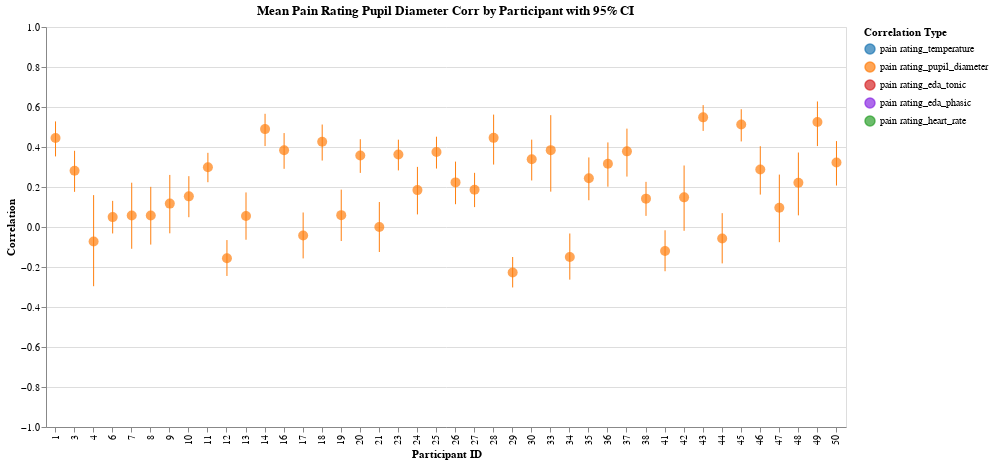

The cell this chart's notebook holds for it:
### Markdown cell above
## Rating / Pupil

### Code cell
col1, col2 = "pain_rating", "pupil_diameter"

corr_by_trial = calculate_correlations_by_trial(df, col1, col2)
corr_by_participant = aggregate_correlations_fisher_z(
    corr_by_trial, col1, col2, "participant_id", include_ci=True
)
plot_correlations_by_trial(corr_by_trial, col1, col2)
pupil = plot_correlations_by_participant(
    corr_by_participant, col1, col2, with_config=False, color_map=COLORS
)
pupil

### Figure 1 — Vega-Lite specification as saved in the notebook (floating-point values rounded to 4 significant figures)
{"config": {"view": {"continuousWidth": 300, "continuousHeight": 300}}, "layer": [{"mark": {"type": "rule"}, "encoding": {"color": {"field": "correlation_type", "legend": {"labelExpr": "replace(replace(datum.label, '_corr', ''), '_', ' ')", "title": "Correlation Type"}, "scale": {"domain": ["pain_rating_temperature_corr", "pain_rating_pupil_diameter_corr", "pain_rating_eda_tonic_corr", "pain_rating_eda_phasic_corr", "pain_rating_heart_rate_corr"], "range": ["#1f77b4", "#ff7f0e", "#d62728", "#8a2be2", "#2ca02c"]}, "type": "nominal"}, "x": {"axis": {"title": "Participant ID"}, "field": "participant_id", "type": "ordinal"}, "y": {"axis": {"title": "Correlation"}, "field": "participant_id_pain_rating_pupil_diameter_corr_ci_lower", "scale": {"domain": [-1, 1]}, "type": "quantitative"}, "y2": {"field": "participant_id_pain_rating_pupil_diameter_corr_ci_upper"}}, "title": "Mean Pain Rating Pupil Diameter Corr by Participant with 95% CI"}, {"mark": {"type": "circle", "size": 100}, "encoding": {"color": {"field": "correlation_type", "legend": {"labelExpr": "replace(replace(datum.label, '_corr', ''), '_', ' ')", "title": "Correlation Type"}, "scale": {"domain": ["pain_rating_temperature_corr", "pain_rating_pupil_diameter_corr", "pain_rating_eda_tonic_corr", "pain_rating_eda_phasic_corr", "pain_rating_heart_rate_corr"], "range": ["#1f77b4", "#ff7f0e", "#d62728", "#8a2be2", "#2ca02c"]}, "type": "nominal"}, "tooltip": [{"field": "participant_id", "title": "Participant", "type": "nominal"}, {"field": "participant_id_pain_rating_pupil_diameter_corr_mean", "format": ".3f", "title": "Mean Correlation", "type": "quantitative"}, {"field": "participant_id_pain_rating_pupil_diameter_corr_ci_lower", "format": ".3f", "title": "CI Lower", "type": "quantitative"}, {"field": "participant_id_pain_rating_pupil_diameter_corr_ci_upper", "format": ".3f", "title": "CI Upper", "type": "quantitative"}], "x": {"axis": {"title": "Participant ID"}, "field": "participant_id", "type": "ordinal"}, "y": {"field": "participant_id_pain_rating_pupil_diameter_corr_mean", "type": "quantitative"}}, "title": "Mean Pain Rating Pupil Diameter Corr by Participant with 95% CI"}], "data": {"name": "data-a06dedef4562c157a316780b8347d847"}, "height": 400, "width": 800, "$schema": "https://vega.github.io/schema/vega-lite/v5.20.1.json", "datasets": {"data-a06dedef4562c157a316780b8347d847": [{"participant_id": 1, "participant_id_pain_rating_pupil_diameter_corr_mean": 0.4447, "participant_id_pain_rating_pupil_diameter_corr_ci_lower": 0.3529, "participant_id_pain_rating_pupil_diameter_corr_ci_upper": 0.5279, "correlation_type": "pain_rating_pupil_diameter_corr"}, {"participant_id": 3, "participant_id_pain_rating_pupil_diameter_corr_mean": 0.2817, "participant_id_pain_rating_pupil_diameter_corr_ci_lower": 0.1758, "participant_id_pain_rating_pupil_diameter_corr_ci_upper": 0.381, "correlation_type": "pain_rating_pupil_diameter_corr"}, {"participant_id": 4, "participant_id_pain_rating_pupil_diameter_corr_mean": -0.07208, "participant_id_pain_rating_pupil_diameter_corr_ci_lower": -0.2961, "participant_id_pain_rating_pupil_diameter_corr_ci_upper": 0.1594, "correlation_type": "pain_rating_pupil_diameter_corr"}, {"participant_id": 6, "participant_id_pain_rating_pupil_diameter_corr_mean": 0.04951, "participant_id_pain_rating_pupil_diameter_corr_ci_lower": -0.03232, "participant_id_pain_rating_pupil_diameter_corr_ci_upper": 0.1307, "correlation_type": "pain_rating_pupil_diameter_corr"}, {"participant_id": 7, "participant_id_pain_rating_pupil_diameter_corr_mean": 0.05785, "participant_id_pain_rating_pupil_diameter_corr_ci_lower": -0.1089, "participant_id_pain_rating_pupil_diameter_corr_ci_upper": 0.2215, "correlation_type": "pain_rating_pupil_diameter_corr"}, {"participant_id": 8, "participant_id_pain_rating_pupil_diameter_corr_mean": 0.05765, "participant_id_pain_rating_pupil_diameter_corr_ci_lower": -0.08797, "participant_id_pain_rating_pupil_diameter_corr_ci_upper": 0.2008, "correlation_type": "pain_rating_pupil_diameter_corr"}, {"participant_id": 9, "participant_id_pain_rating_pupil_diameter_corr_mean": 0.1169, "participant_id_pain_rating_pupil_diameter_corr_ci_lower": -0.03156, "participant_id_pain_rating_pupil_diameter_corr_ci_upper": 0.2604, "correlation_type": "pain_rating_pupil_diameter_corr"}, {"participant_id": 10, "participant_id_pain_rating_pupil_diameter_corr_mean": 0.1532, "participant_id_pain_rating_pupil_diameter_corr_ci_lower": 0.04904, "participant_id_pain_rating_pupil_diameter_corr_ci_upper": 0.2542, "correlation_type": "pain_rating_pupil_diameter_corr"}, {"participant_id": 11, "participant_id_pain_rating_pupil_diameter_corr_mean": 0.2991, "participant_id_pain_rating_pupil_diameter_corr_ci_lower": 0.224, "participant_id_pain_rating_pupil_diameter_corr_ci_upper": 0.3708, "correlation_type": "pain_rating_pupil_diameter_corr"}, {"participant_id": 12, "participant_id_pain_rating_pupil_diameter_corr_mean": -0.1564, "participant_id_pain_rating_pupil_diameter_corr_ci_lower": -0.2448, "participant_id_pain_rating_pupil_diameter_corr_ci_upper": -0.06538, "correlation_type": "pain_rating_pupil_diameter_corr"}, {"participant_id": 13, "participant_id_pain_rating_pupil_diameter_corr_mean": 0.05535, "participant_id_pain_rating_pupil_diameter_corr_ci_lower": -0.0637, "participant_id_pain_rating_pupil_diameter_corr_ci_upper": 0.1729, "correlation_type": "pain_rating_pupil_diameter_corr"}, {"participant_id": 14, "participant_id_pain_rating_pupil_diameter_corr_mean": 0.4895, "participant_id_pain_rating_pupil_diameter_corr_ci_lower": 0.4046, "participant_id_pain_rating_pupil_diameter_corr_ci_upper": 0.566, "correlation_type": "pain_rating_pupil_diameter_corr"}, {"participant_id": 16, "participant_id_pain_rating_pupil_diameter_corr_mean": 0.3839, "participant_id_pain_rating_pupil_diameter_corr_ci_lower": 0.2909, "participant_id_pain_rating_pupil_diameter_corr_ci_upper": 0.4697, "correlation_type": "pain_rating_pupil_diameter_corr"}, {"participant_id": 17, "participant_id_pain_rating_pupil_diameter_corr_mean": -0.04285, "participant_id_pain_rating_pupil_diameter_corr_ci_lower": -0.1571, "participant_id_pain_rating_pupil_diameter_corr_ci_upper": 0.07251, "correlation_type": "pain_rating_pupil_diameter_corr"}, {"participant_id": 18, "participant_id_pain_rating_pupil_diameter_corr_mean": 0.4265, "participant_id_pain_rating_pupil_diameter_corr_ci_lower": 0.3322, "participant_id_pain_rating_pupil_diameter_corr_ci_upper": 0.5123, "correlation_type": "pain_rating_pupil_diameter_corr"}, {"participant_id": 19, "participant_id_pain_rating_pupil_diameter_corr_mean": 0.05936, "participant_id_pain_rating_pupil_diameter_corr_ci_lower": -0.07009, "participant_id_pain_rating_pupil_diameter_corr_ci_upper": 0.1868, "correlation_type": "pain_rating_pupil_diameter_corr"}, {"participant_id": 20, "participant_id_pain_rating_pupil_diameter_corr_mean": 0.3576, "participant_id_pain_rating_pupil_diameter_corr_ci_lower": 0.2705, "participant_id_pain_rating_pupil_diameter_corr_ci_upper": 0.4389, "correlation_type": "pain_rating_pupil_diameter_corr"}, {"participant_id": 21, "participant_id_pain_rating_pupil_diameter_corr_mean": -5.875e-05, "participant_id_pain_rating_pupil_diameter_corr_ci_lower": -0.125, "participant_id_pain_rating_pupil_diameter_corr_ci_upper": 0.1249, "correlation_type": "pain_rating_pupil_diameter_corr"}, {"participant_id": 23, "participant_id_pain_rating_pupil_diameter_corr_mean": 0.3623, "participant_id_pain_rating_pupil_diameter_corr_ci_lower": 0.283, "participant_id_pain_rating_pupil_diameter_corr_ci_upper": 0.4366, "correlation_type": "pain_rating_pupil_diameter_corr"}, {"participant_id": 24, "participant_id_pain_rating_pupil_diameter_corr_mean": 0.1844, "participant_id_pain_rating_pupil_diameter_corr_ci_lower": 0.06293, "participant_id_pain_rating_pupil_diameter_corr_ci_upper": 0.3005, "correlation_type": "pain_rating_pupil_diameter_corr"}, {"participant_id": 25, "participant_id_pain_rating_pupil_diameter_corr_mean": 0.3746, "participant_id_pain_rating_pupil_diameter_corr_ci_lower": 0.2922, "participant_id_pain_rating_pupil_diameter_corr_ci_upper": 0.4515, "correlation_type": "pain_rating_pupil_diameter_corr"}, {"participant_id": 26, "participant_id_pain_rating_pupil_diameter_corr_mean": 0.2231, "participant_id_pain_rating_pupil_diameter_corr_ci_lower": 0.1139, "participant_id_pain_rating_pupil_diameter_corr_ci_upper": 0.3269, "correlation_type": "pain_rating_pupil_diameter_corr"}, {"participant_id": 27, "participant_id_pain_rating_pupil_diameter_corr_mean": 0.1866, "participant_id_pain_rating_pupil_diameter_corr_ci_lower": 0.0995, "participant_id_pain_rating_pupil_diameter_corr_ci_upper": 0.2708, "correlation_type": "pain_rating_pupil_diameter_corr"}, {"participant_id": 28, "participant_id_pain_rating_pupil_diameter_corr_mean": 0.4457, "participant_id_pain_rating_pupil_diameter_corr_ci_lower": 0.3122, "participant_id_pain_rating_pupil_diameter_corr_ci_upper": 0.562, "correlation_type": "pain_rating_pupil_diameter_corr"}, {"participant_id": 29, "participant_id_pain_rating_pupil_diameter_corr_mean": -0.2276, "participant_id_pain_rating_pupil_diameter_corr_ci_lower": -0.3023, "participant_id_pain_rating_pupil_diameter_corr_ci_upper": -0.1501, "correlation_type": "pain_rating_pupil_diameter_corr"}, {"participant_id": 30, "participant_id_pain_rating_pupil_diameter_corr_mean": 0.3387, "participant_id_pain_rating_pupil_diameter_corr_ci_lower": 0.2327, "participant_id_pain_rating_pupil_diameter_corr_ci_upper": 0.4368, "correlation_type": "pain_rating_pupil_diameter_corr"}, {"participant_id": 33, "participant_id_pain_rating_pupil_diameter_corr_mean": 0.3844, "participant_id_pain_rating_pupil_diameter_corr_ci_lower": 0.1768, "participant_id_pain_rating_pupil_diameter_corr_ci_upper": 0.5592, "correlation_type": "pain_rating_pupil_diameter_corr"}, {"participant_id": 34, "participant_id_pain_rating_pupil_diameter_corr_mean": -0.1499, "participant_id_pain_rating_pupil_diameter_corr_ci_lower": -0.2632, "participant_id_pain_rating_pupil_diameter_corr_ci_upper": -0.0325, "correlation_type": "pain_rating_pupil_diameter_corr"}, {"participant_id": 35, "participant_id_pain_rating_pupil_diameter_corr_mean": 0.2438, "participant_id_pain_rating_pupil_diameter_corr_ci_lower": 0.1338, "participant_id_pain_rating_pupil_diameter_corr_ci_upper": 0.3478, "correlation_type": "pain_rating_pupil_diameter_corr"}, {"participant_id": 36, "participant_id_pain_rating_pupil_diameter_corr_mean": 0.3164, "participant_id_pain_rating_pupil_diameter_corr_ci_lower": 0.2014, "participant_id_pain_rating_pupil_diameter_corr_ci_upper": 0.4229, "correlation_type": "pain_rating_pupil_diameter_corr"}, {"participant_id": 37, "participant_id_pain_rating_pupil_diameter_corr_mean": 0.3783, "participant_id_pain_rating_pupil_diameter_corr_ci_lower": 0.2521, "participant_id_pain_rating_pupil_diameter_corr_ci_upper": 0.4918, "correlation_type": "pain_rating_pupil_diameter_corr"}, {"participant_id": 38, "participant_id_pain_rating_pupil_diameter_corr_mean": 0.1417, "participant_id_pain_rating_pupil_diameter_corr_ci_lower": 0.0556, "participant_id_pain_rating_pupil_diameter_corr_ci_upper": 0.2257, "correlation_type": "pain_rating_pupil_diameter_corr"}, {"participant_id": 41, "participant_id_pain_rating_pupil_diameter_corr_mean": -0.1201, "participant_id_pain_rating_pupil_diameter_corr_ci_lower": -0.2212, "participant_id_pain_rating_pupil_diameter_corr_ci_upper": -0.01646, "correlation_type": "pain_rating_pupil_diameter_corr"}, {"participant_id": 42, "participant_id_pain_rating_pupil_diameter_corr_mean": 0.1483, "participant_id_pain_rating_pupil_diameter_corr_ci_lower": -0.01905, "participant_id_pain_rating_pupil_diameter_corr_ci_upper": 0.3076, "correlation_type": "pain_rating_pupil_diameter_corr"}, {"participant_id": 43, "participant_id_pain_rating_pupil_diameter_corr_mean": 0.5482, "participant_id_pain_rating_pupil_diameter_corr_ci_lower": 0.4805, "participant_id_pain_rating_pupil_diameter_corr_ci_upper": 0.6095, "correlation_type": "pain_rating_pupil_diameter_corr"}, {"participant_id": 44, "participant_id_pain_rating_pupil_diameter_corr_mean": -0.05728, "participant_id_pain_rating_pupil_diameter_corr_ci_lower": -0.182, "participant_id_pain_rating_pupil_diameter_corr_ci_upper": 0.06925, "correlation_type": "pain_rating_pupil_diameter_corr"}, {"participant_id": 45, "participant_id_pain_rating_pupil_diameter_corr_mean": 0.5129, "participant_id_pain_rating_pupil_diameter_corr_ci_lower": 0.4278, "participant_id_pain_rating_pupil_diameter_corr_ci_upper": 0.5889, "correlation_type": "pain_rating_pupil_diameter_corr"}, {"participant_id": 46, "participant_id_pain_rating_pupil_diameter_corr_mean": 0.2876, "participant_id_pain_rating_pupil_diameter_corr_ci_lower": 0.1621, "participant_id_pain_rating_pupil_diameter_corr_ci_upper": 0.404, "correlation_type": "pain_rating_pupil_diameter_corr"}, {"participant_id": 47, "participant_id_pain_rating_pupil_diameter_corr_mean": 0.09583, "participant_id_pain_rating_pupil_diameter_corr_ci_lower": -0.07588, "participant_id_pain_rating_pupil_diameter_corr_ci_upper": 0.262, "correlation_type": "pain_rating_pupil_diameter_corr"}, {"participant_id": 48, "participant_id_pain_rating_pupil_diameter_corr_mean": 0.221, "participant_id_pain_rating_pupil_diameter_corr_ci_lower": 0.05826, "participant_id_pain_rating_pupil_diameter_corr_ci_upper": 0.3723, "correlation_type": "pain_rating_pupil_diameter_corr"}, {"participant_id": 49, "participant_id_pain_rating_pupil_diameter_corr_mean": 0.5251, "participant_id_pain_rating_pupil_diameter_corr_ci_lower": 0.4045, "participant_id_pain_rating_pupil_diameter_corr_ci_upper": 0.6277, "correlation_type": "pain_rating_pupil_diameter_corr"}, {"participant_id": 50, "participant_id_pain_rating_pupil_diameter_corr_mean": 0.3229, "participant_id_pain_rating_pupil_diameter_corr_ci_lower": 0.2074, "participant_id_pain_rating_pupil_diameter_corr_ci_upper": 0.4295, "correlation_type": "pain_rating_pupil_diameter_corr"}]}}
